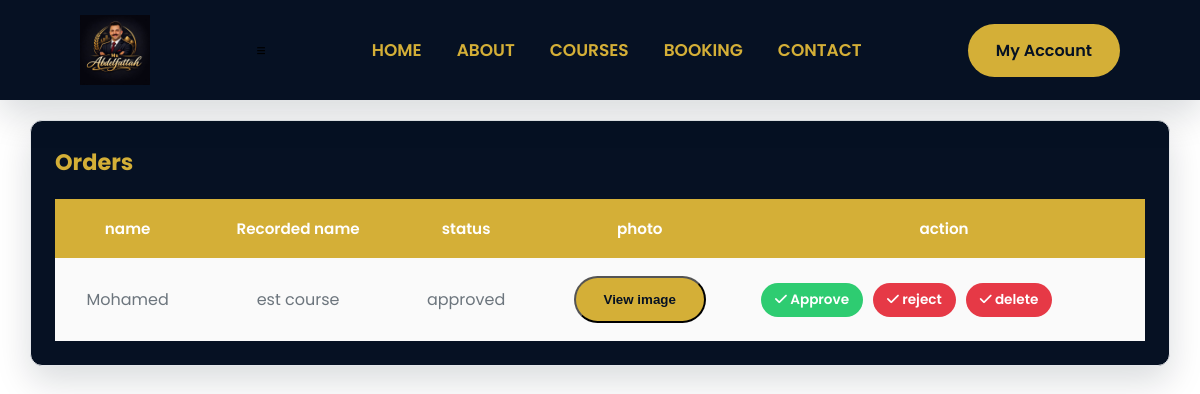
Page /admin/orders (signed in) on the earlier database version.
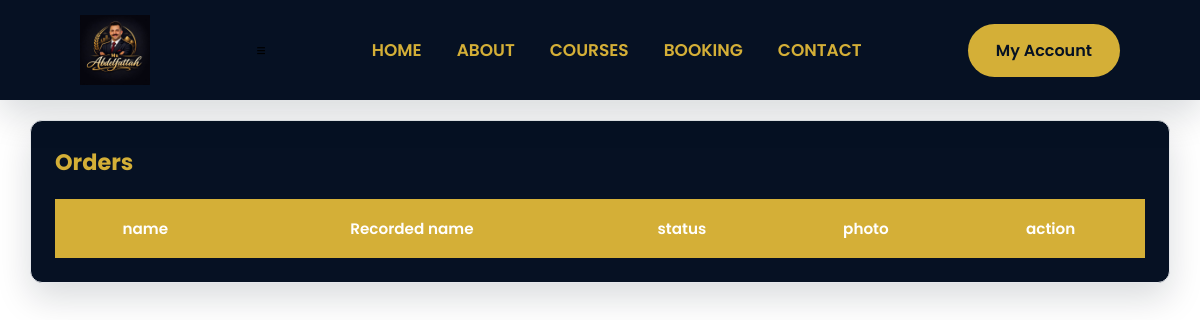
Same page on the later database version.
### models/purchase.py (models this page shows)
class Purchase(db.Model):
    __tablename__="purchase"
    id = db.Column(db.Integer, primary_key=True)
    user_id = db.Column(db.Integer, db.ForeignKey("user.id"), nullable=False )
    recorded_course_id = db.Column(db.Integer, db.ForeignKey("recorded.id"), nullable=False )
    payment_image = db.Column(db.String(255), nullable=True)
    status = db.Column(db.String(20), default="pending")

### models/user.py (models this page shows)
class User(UserMixin, db.Model):
    __tablename__="user"
    id = db.Column(db.Integer, primary_key=True)
    name = db.Column(db.String(100), nullable=False)
    email = db.Column(db.String(120), unique=True ,nullable=False)
    password = db.Column(db.String(250), nullable=False)
    role = db.Column( db.String(20), default="student")
    is_verified= db.Column(db.Boolean, default=False)
    purchase = db.relationship("Purchase", backref="user", lazy=True)

### models/recorded.py (models this page shows)
class Recorded(db.Model):
    __tablename__ = "recorded"
    id = db.Column(db.Integer, primary_key=True)
    title = db.Column(db.String(100), nullable=False)
    description = db.Column(db.Text)
    price = db.Column(db.Float, nullable=True)
    thumbnail = db.Column(db.String(255), nullable=True)
    lessons = db.relationship("Lessons", backref="recorded", cascade="all, delete-orphan")
    purchase = db.relationship("Purchase", backref="recorded", lazy=True)

### routes/recorded.py (the view)
@recorded.route("/admin/orders", methods=["GET", "POST"])
@login_required
@admin_required
def orders():
    orders = Purchase.query.order_by(Purchase.id.desc()).all()
    return render_template("admin/orders.html", orders=orders)

### file.py (called while the page is built)
@login_manager.user_loader
def load_user(user_id):
    return db.session.get(User, int(user_id))

### templates/admin/orders.html (shortened to what this page needs)
{% extends "base.html" %}
{% block body %}
<div class="admin-container">
    <div class="card-admin">
        <div class="card-header">
            <h2 class="card-title">Orders</h2>
        </div>
        <div class="card-body">
            <div class="table=container">
                <table class="admin-table">
                    <thead>
                        <tr>
                         <th>name</th>
                         <th> Recorded name </th>
                         <th> status </th>
                         <th>photo</th>
                         <th> action</th>
                    </thead>
                    <tbody>
                        {%for order in orders%}
                         <tr>
                          <td>{{order.user.name}}</td>
                          <td>{{order.recorded.title}}</td>
                          <td>{{order.status}}</td>
                          <td>
                            {%if order.payment_image%}
                            <button class="btn-nav" onclick="openImage('{{ url_for('static', filename='uploads/'+ order.payment_image) }}')">View image</button>
                             {%else%}
                             no image
                             {%endif%}
                          </td>
                            <td>
                                <div class="table-action">
                                        <a href="{{ url_for('recorded.approve_order', id=order.id)}}" class="btn btn-success btn-sm">
                                        <i class="fa-solid fa-check"></i>
                                        Approve
                                     </a>
                                        <a href="{{ url_for('recorded.reject_order', id=order.id)}}" class="btn btn-danger btn-sm">
                                        <i class="fa-solid fa-check"></i>
                                        reject
                                     </a>
                                        <a href="{{ url_for('recorded.delete_order', id=order.id)}}" class="btn btn-danger btn-sm">
                                        <i class="fa-solid fa-check"></i>
                                        delete
                                     </a>
                                </div>
                            </td>
                         </tr>
                        {%endfor%}
                    </tbody>
                </table>
            </div>
        </div>
    </div>
</div>
{%endblock%}

Differences in the rows shown:
removed Purchase: user.name "Mohamed", recorded "est course", status "approved"
